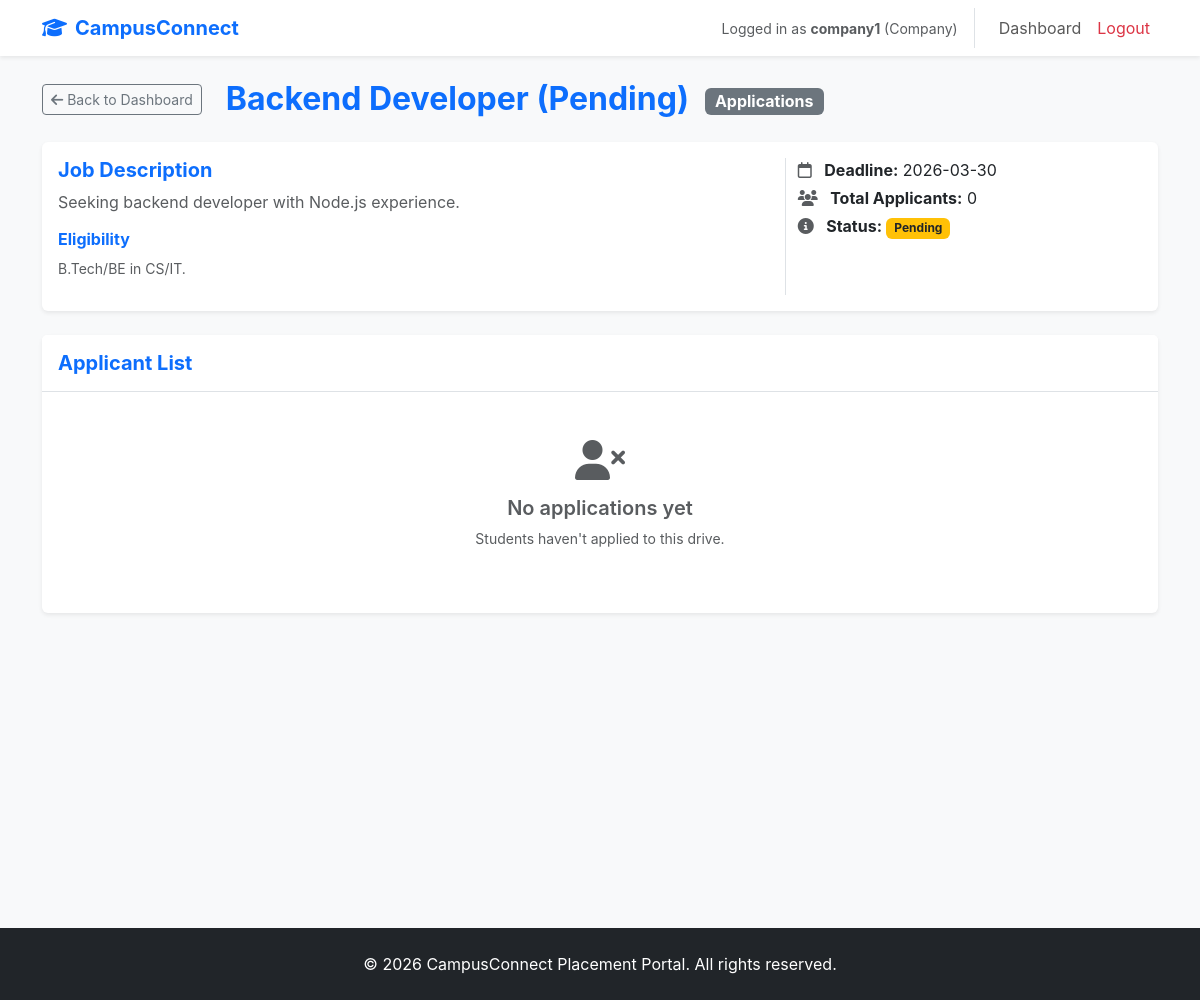
The page /company/drive/4 (signed in) on the database its author committed.
### system/models.py (models this page shows, shortened)
class User(UserMixin, db.Model):
    __tablename__ = 'users'
    id = db.Column(db.Integer, primary_key=True)
    username = db.Column(db.String(120), unique=True, nullable=False)
    email = db.Column(db.String(120), unique=True, nullable=False)
    password_hash = db.Column(db.String(128), nullable=False)
    role = db.Column(db.String(20), nullable=False) # 'Admin', 'Company', 'Student'
    is_active = db.Column(db.Boolean, default=True)
    company_profile = db.relationship('Company', back_populates='user', uselist=False, cascade="all, delete-orphan")
    student_profile = db.relationship('Student', back_populates='user', uselist=False, cascade="all, delete-orphan")

class Drive(db.Model):
    __tablename__ = 'drives'
    id = db.Column(db.Integer, primary_key=True)
    company_id = db.Column(db.Integer, db.ForeignKey('companies.id', ondelete='CASCADE'), nullable=False)
    title = db.Column(db.String(120), nullable=False)
    description = db.Column(db.Text, nullable=False)
    eligibility = db.Column(db.Text)
    deadline = db.Column(db.DateTime)
    status = db.Column(db.String(20), default='Pending') # Pending, Approved, Closed
    created_at = db.Column(db.DateTime, server_default=func.now())
    company = db.relationship('Company', back_populates='drives')
    applications = db.relationship('Application', back_populates='drive', cascade="all, delete-orphan")

### system/routes.py (the view)
@app.route('/company/drive/<int:drive_id>')
@login_required
@roles_required('Company')
def view_drive_applications(drive_id):
    drive = Drive.query.get_or_404(drive_id)
    if drive.company_id != current_user.company_profile.id:
        abort(403)
    applications = Application.query.filter_by(drive_id=drive.id).all()
    return render_template('company/drive_applications.html', title=drive.title, drive=drive, applications=applications)

### system/__init__.py (called while the page is built)
@login_manager.user_loader
def load_user(user_id):
    return User.query.get(int(user_id))

### utils/decorator.py (called while the page is built)
def roles_required(*roles):
    def decorator(f):
        @wraps(f)
        def decorated_func(*args, **kwargs):
            if not current_user.is_authenticated or current_user.role not in roles:
                abort(403)
            return f(*args, **kwargs)
        return decorated_func
    return decorator

### system/templates/company/drive_applications.html
{% extends "base.html" %}
{% block content %}
<div class="row align-items-center mb-4 mt-3">
    <div class="col-auto">
        <a href="{{ url_for('company_dashboard') }}" class="btn btn-outline-secondary btn-sm"><i class="fa-solid fa-arrow-left"></i> Back to Dashboard</a>
    </div>
    <div class="col">
        <h2 class="fw-bold mb-0">{{ drive.title }} <span class="badge bg-secondary fs-6 align-middle ms-2">Applications</span></h2>
    </div>
</div>
<div class="card shadow-sm border-0 mb-4">
    <div class="card-body">
        <div class="row">
            <div class="col-md-8">
                <h5 class="fw-bold text-primary">Job Description</h5>
                <p class="text-muted mb-2">{{ drive.description }}</p>
                <h6 class="fw-bold mt-3">Eligibility</h6>
                <p class="text-muted small">{{ drive.eligibility }}</p>
            </div>
            <div class="col-md-4 border-start">
                <p class="mb-1"><i class="fa-regular fa-calendar me-2 text-muted"></i> <strong>Deadline:</strong> {{ drive.deadline.strftime('%Y-%m-%d') if drive.deadline else 'Not Set' }}</p>
                <p class="mb-1"><i class="fa-solid fa-users me-2 text-muted"></i> <strong>Total Applicants:</strong> {{ applications|length }}</p>
                <p class="mb-0">
                    <i class="fa-solid fa-info-circle me-2 text-muted"></i> <strong>Status:</strong>
                    <span class="badge bg-{{ 'success' if drive.status == 'Approved' else 'warning text-dark' if drive.status == 'Pending' else 'secondary' }}">{{ drive.status }}</span>
                </p>
            </div>
        </div>
    </div>
</div>
<div class="card shadow-sm border-0">
    <div class="card-header bg-white border-bottom pt-3 pb-3">
        <h5 class="mb-0 fw-bold">Applicant List</h5>
    </div>
    <div class="card-body p-0">
        {% if applications %}
        <div class="table-responsive">
            <table class="table table-hover mb-0 align-middle">
                <thead class="table-light">
                    <tr>
                        <th class="ps-4">Student Name</th>
                        <th>Contact Email</th>
                        <th>Resume</th>
                        <th>Application Date</th>
                        <th>Current Status</th>
                        <th class="text-end pe-4">Update Status</th>
                    </tr>
                </thead>
                <tbody>
                    {% for app in applications %}
                    <tr>
                        <td class="ps-4 fw-bold">{{ app.student.name }}</td>
                        <td>{{ app.student.user.email }}</td>
                        <td>
                            {% if app.student.resume_file %}
                                <a href="{{ url_for('static', filename='resumes/' + app.student.resume_file) }}" target="_blank" class="btn btn-sm btn-outline-primary"><i class="fa-solid fa-file-pdf me-1"></i>View File</a>
                            {% else %}
                                <span class="text-muted small"><i class="fa-solid fa-ban me-1"></i>Not Provided</span>
                            {% endif %}
                        </td>
                        <td>{{ app.application_date.strftime('%Y-%m-%d') }}</td>
                        <td>
                            {% set badge_color = 'secondary' %}
                            {% if app.status == 'Shortlisted' %}{% set badge_color = 'info text-dark' %}{% endif %}
                            {% if app.status == 'Selected' %}{% set badge_color = 'success' %}{% endif %}
                            {% if app.status == 'Rejected' %}{% set badge_color = 'danger' %}{% endif %}
                            {% if app.status == 'Applied' %}{% set badge_color = 'primary' %}{% endif %}
                            <span class="badge bg-{{ badge_color }}">{{ app.status }}</span>
                        </td>
                        <td class="text-end pe-4">
                            {% if drive.status != 'Closed' %}
                            <div class="dropdown">
                                <button class="btn btn-sm btn-outline-secondary dropdown-toggle" type="button" data-bs-toggle="dropdown" aria-expanded="false">
                                    Action
                                </button>
                                <ul class="dropdown-menu dropdown-menu-end shadow-sm border-0">
                                    <li><a class="dropdown-item text-info" href="{{ url_for('update_application_status', app_id=app.id, status='Shortlisted') }}"><i class="fa-solid fa-list-ol me-2"></i> Shortlist</a></li>
                                    <li><a class="dropdown-item text-success" href="{{ url_for('update_application_status', app_id=app.id, status='Selected') }}"><i class="fa-solid fa-check-circle me-2"></i> Select</a></li>
                                    <li><hr class="dropdown-divider"></li>
                                    <li><a class="dropdown-item text-danger" href="{{ url_for('update_application_status', app_id=app.id, status='Rejected') }}"><i class="fa-solid fa-xmark-circle me-2"></i> Reject</a></li>
                                </ul>
                            </div>
                            {% else %}
                            <span class="text-muted small">Drive Closed</span>
                            {% endif %}
                        </td>
                    </tr>
                    {% endfor %}
                </tbody>
            </table>
        </div>
        {% else %}
        <div class="text-center py-5">
            <i class="fa-solid fa-user-xmark text-muted fs-1 mb-3"></i>
            <h5 class="text-muted">No applications yet</h5>
            <p class="text-muted small">Students haven't applied to this drive.</p>
        </div>
        {% endif %}
    </div>
</div>
{% endblock %}

### system/templates/base.html (shortened to what this page needs)
<!DOCTYPE html>
<html lang="en">
<head>
    <link href="https://cdn.jsdelivr.net/npm/bootstrap@5.3.2/dist/css/bootstrap.min.css" rel="stylesheet">
    <link href="https://cdnjs.cloudflare.com/ajax/libs/font-awesome/6.4.2/css/all.min.css" rel="stylesheet">
</head>
<body>
    <nav class="navbar navbar-expand-lg navbar-light bg-white shadow-sm mb-4">
        <div class="container">
            <a class="navbar-brand" href="{{ url_for('home') }}">
                <i class="fa-solid fa-graduation-cap me-2"></i>CampusConnect
            </a>
            <div class="collapse navbar-collapse" id="navbarNav">
                <ul class="navbar-nav ms-auto">
                    {% if current_user.is_authenticated %}
                    <li class="nav-item border-end pe-3 me-3 d-flex align-items-center">
                        <span class="text-muted small">Logged in as <strong>{{ current_user.username }}</strong> ({{
                            current_user.role }})</span>
                    </li>
                    {% if current_user.role == 'Admin' %}
                    <li class="nav-item"><a class="nav-link" href="{{ url_for('admin_dashboard') }}">Dashboard</a></li>
                    {% elif current_user.role == 'Company' %}
                    <li class="nav-item"><a class="nav-link" href="{{ url_for('company_dashboard') }}">Dashboard</a>
                    </li>
                    {% elif current_user.role == 'Student' %}
                    <li class="nav-item"><a class="nav-link" href="{{ url_for('student_dashboard') }}">Dashboard</a>
                    </li>
                    {% endif %}
                    <li class="nav-item">
                        <a class="nav-link text-danger" href="{{ url_for('logout') }}">Logout</a>
                    </li>
                    {% endif %}
                </ul>
            </div>
        </div>
    </nav>
    <main class="container container-content min-vh-100">
        {% block content %}{% endblock %}
    </main>
    <footer class="bg-dark text-white text-center py-4 mt-5">
        <p class="mb-0">&copy; 2026 CampusConnect Placement Portal. All rights reserved.</p>
    </footer>
</body>
</html>

### system/templates/base.html (style rules this page uses)
body { font-family: 'Inter', sans-serif; background-color: #f8f9fa; }
.navbar-brand { font-weight: 700; color: #0d6efd !important; }
h1, h2, h3, h4, h5, h6 { color: #0d6efd; font-weight: 600; }

### rows shown on the page
User: username "company1", role "Company"
Drive: title "Backend Developer (Pending)", description "Seeking backend developer with Node.js experience.", eligibility "B.Tech/BE in CS/IT.", deadline "2026-03-30", status "Pending"

### other values the page prints
{{ applications|length }} "0"
